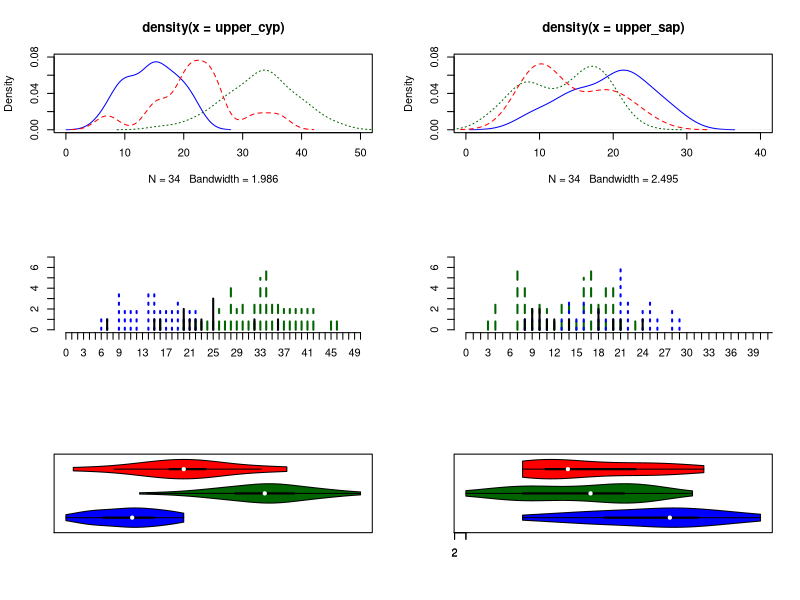
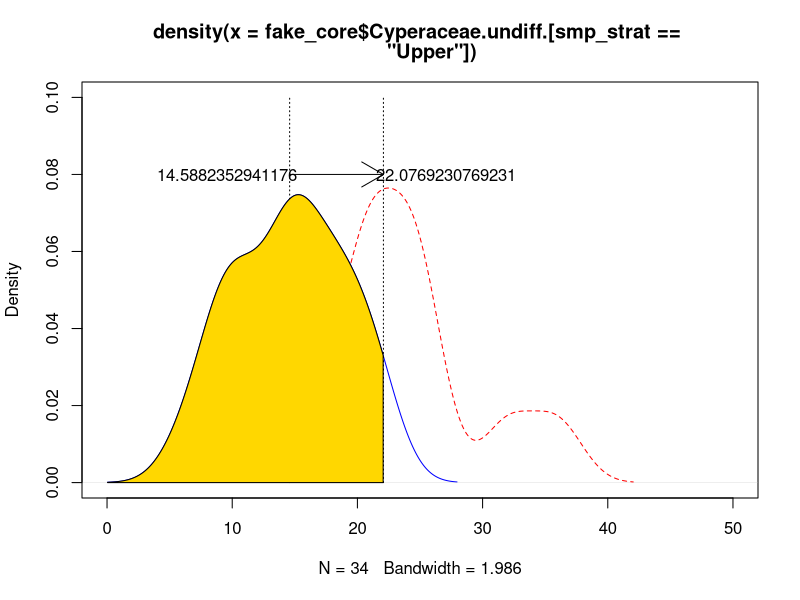
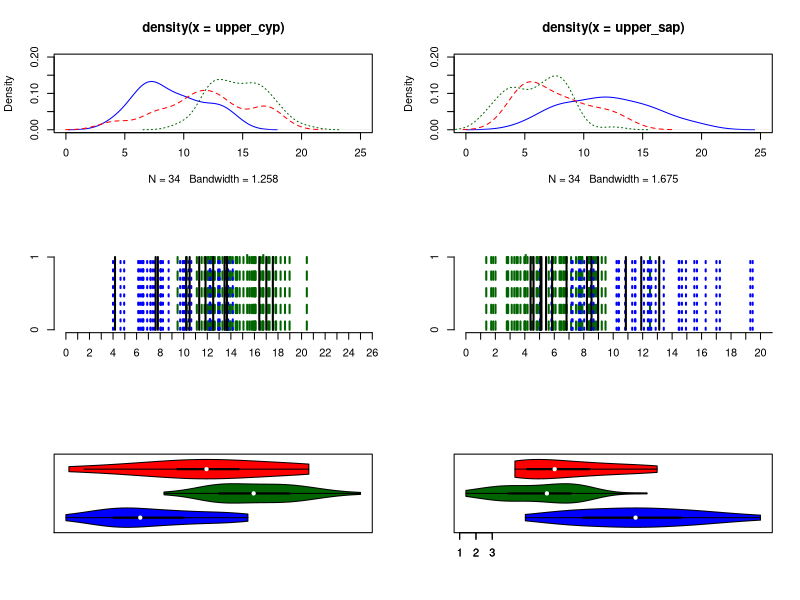

Here is the R script that generated these plots, in order:
## ---- chunk 1
knitr::opts_chunk$set(echo = TRUE)
## ---- chunk 2

fake_core = read.csv("data/Fake_core_plus.csv", header = TRUE, row.names = "depth")

fake_core$stratum

## ---- chunk 3

head(fake_core)

tail(fake_core)

## ---- chunk 4

upper_cyp = fake_core$Cyperaceae.undiff.[fake_core$stratum == "A" |
                                           fake_core$stratum == "B" |
                                           fake_core$stratum == "C"]


lower_cyp = fake_core$Cyperaceae.undiff.[fake_core$stratum == "E" |
                                           fake_core$stratum == "F" |
                                           fake_core$stratum == "G"]

upper_sap = fake_core$Sapotaceae.undiff.[fake_core$stratum == "A" |
                                           fake_core$stratum == "B" |
                                           fake_core$stratum == "C"]

lower_sap = fake_core$Sapotaceae.undiff.[fake_core$stratum == "E" |
                                           fake_core$stratum == "F" |
                                           fake_core$stratum == "G"]

## ---- chunk 5

par(mfrow = c(3, 2))

plot(density(upper_cyp), xlim = c(0,50), ylim = c(0, 0.08), col = "blue")
lines(density(lower_cyp), lty = 3, col = "darkgreen")
lines(density(fake_core$Cyperaceae.undiff.[fake_core$stratum == "D"]), lty = 2, col = "red")

plot(density(upper_sap), xlim = c(0,40), ylim = c(0, 0.08), col = "blue")
lines(density(lower_sap), lty = 3, col = "darkgreen")
lines(density(fake_core$Sapotaceae.undiff.[fake_core$stratum == "D"]), lty =2, col = "red")

plot(0, 0, pch = NA, axes = FALSE, ann = FALSE, xlim = c(0, 50), ylim = c(0, 7))
lines(table(lower_cyp), lty = 2, col = "darkgreen")
lines(table(upper_cyp), lty = 3, col = "blue")
lines(table(fake_core$Cyperaceae.undiff.[fake_core$stratum == "D"]), lty = 1)
axis(1, at = 0:50)
axis(2, at = 0:7)

plot(0, 0, pch = NA, axes = FALSE, ann = FALSE, xlim = c(0, 40), ylim = c(0, 7))
lines(table(lower_sap), lty = 2, col = "darkgreen")
lines(table(upper_sap), lty = 3, col = "blue")
lines(table(fake_core$Sapotaceae.undiff.[fake_core$stratum == "D"]), lty = 1)
axis(1, at = 0:50)
axis(2, at = 0:7)

vioplot::vioplot(upper_cyp, lower_cyp, fake_core$Cyperaceae.undiff.[fake_core$stratum == "D"], 
                 horizontal = TRUE,
                 col = c("blue", "darkgreen", "red"))

vioplot::vioplot(upper_sap, lower_sap, fake_core$Sapotaceae.undiff.[fake_core$stratum == "D"], 
                 horizontal = TRUE,
                 col = c("blue", "darkgreen", "red"))


par(mfrow = c(1,1))

## ---- chunk 6

all_strat = fake_core$stratum

fake_core = fake_core[,-c(ncol(fake_core))] #Here we purge the stratum column so we have a numeric matrix.

smp_strat <- vector("character", length = nrow(fake_core))

smp_strat[all_strat == "A" | all_strat == "B" | all_strat == "C"] = "Upper"

smp_strat[all_strat == "E" | all_strat == "F" | all_strat == "G"] = "Lower"

smp_strat[all_strat == "D"] = "Test"

smp_strat

## ---- chunk 7

plot(density(fake_core$Cyperaceae.undiff.[smp_strat == "Upper"]), xlim = c(0,50), ylim = c(0, 0.10), col = "blue")
lines(density(fake_core$Cyperaceae.undiff.[smp_strat == "Test"]), lty = 2, col = "red")

lines(c(rep(mean(fake_core$Cyperaceae.undiff.[smp_strat == "Upper"]), 2)),
      c(0,0.10),
      lty = 3)

text(mean(fake_core$Cyperaceae.undiff.[smp_strat == "Test"])+5, 0.08, labels = paste0(mean(fake_core$Cyperaceae.undiff.[smp_strat == "Test"])))

lines(c(rep(mean(fake_core$Cyperaceae.undiff.[smp_strat == "Test"]), 2)),
      c(0,0.10),
      lty = 3)

text(mean(fake_core$Cyperaceae.undiff.[smp_strat == "Upper"])-5, 0.08, labels = paste0(mean(fake_core$Cyperaceae.undiff.[smp_strat == "Upper"])))

arrows(mean(fake_core$Cyperaceae.undiff.[smp_strat == "Upper"]), 0.08, mean(fake_core$Cyperaceae.undiff.[smp_strat == "Test"]), 0.08)

#Use custom function from last week.

norm_area = function(dist, value, col = "gray"){
  yt = dist$y[dist$x < value]
  yb = rep(0, length(yt))
  
  x = dist$x[dist$x < value]
  
  
  polygon(c(x, rev(x)), c(yt,yb), col = col)
}

norm_area(density(fake_core$Cyperaceae.undiff.[smp_strat == "Upper"]), mean(fake_core$Cyperaceae.undiff.[smp_strat == "Test"]), col = "gold")


## ---- chunk 8

aov(fake_core$Cyperaceae.undiff.~smp_strat)

## ---- chunk 9

upper.model <- aov(fake_core$Cyperaceae.undiff.[smp_strat == "Test" | smp_strat == "Upper"]~smp_strat[smp_strat == "Test" | smp_strat == "Upper"])

lower.model <- aov(fake_core$Cyperaceae.undiff.[smp_strat == "Test" | smp_strat == "Lower"]~smp_strat[smp_strat == "Test" | smp_strat == "Lower"])

## ---- chunk 10

summary(upper.model)

summary(lower.model)

## ---- chunk 11

fake_pct <- (fake_core[,1:ncol(fake_core)-1] #Take fake_core object, including all rows except the last one (derived by ncol())
             /apply(fake_core[,1:ncol(fake_core)-1],1,sum))*100 #Divide those by the row sums of the same object columns (also derived by ncol())

head(fake_pct)

tail(fake_pct)

## ---- chunk 12

upper_cyp = fake_pct$Cyperaceae.undiff.[all_strat == "A" |
                                           all_strat == "B" |
                                           all_strat == "C"]


lower_cyp = fake_pct$Cyperaceae.undiff.[all_strat == "E" |
                                           all_strat == "F" |
                                           all_strat == "G"]

upper_sap = fake_pct$Sapotaceae.undiff.[all_strat == "A" |
                                           all_strat == "B" |
                                           all_strat == "C"]

lower_sap = fake_pct$Sapotaceae.undiff.[all_strat == "E" |
                                           all_strat == "F" |
                                           all_strat == "G"]

#Three plots showing different ways to assess differences in distributions.

par(mfrow = c(3, 2))

plot(density(upper_cyp), xlim = c(0,25), ylim = c(0, 0.20), col = "blue")
lines(density(lower_cyp), lty = 3, col = "darkgreen")
lines(density(fake_pct$Cyperaceae.undiff.[all_strat == "D"]), lty = 2, col = "red")

plot(density(upper_sap), xlim = c(0,25), ylim = c(0, 0.20), col = "blue")
lines(density(lower_sap), lty = 3, col = "darkgreen")
lines(density(fake_pct$Sapotaceae.undiff.[all_strat == "D"]), lty =2, col = "red")

plot(0, 0, pch = NA, axes = FALSE, ann = FALSE, xlim = c(0, 25), ylim = c(0, 1))
lines(table(lower_cyp), lty = 2, col = "darkgreen")
lines(table(upper_cyp), lty = 3, col = "blue")
lines(table(fake_pct$Cyperaceae.undiff.[all_strat == "D"]), lty = 1)
axis(1, at = 0:50)
axis(2, at = 0:1)

plot(0, 0, pch = NA, axes = FALSE, ann = FALSE, xlim = c(0, 20), ylim = c(0, 1))
lines(table(lower_sap), lty = 2, col = "darkgreen")
lines(table(upper_sap), lty = 3, col = "blue")
lines(table(fake_pct$Sapotaceae.undiff.[all_strat == "D"]), lty = 1)
axis(1, at = 0:50)
axis(2, at = 0:1)

vioplot::vioplot(upper_cyp, lower_cyp, fake_pct$Cyperaceae.undiff.[all_strat == "D"], 
                 horizontal = TRUE,
                 col = c("blue", "darkgreen", "red"))

vioplot::vioplot(upper_sap, lower_sap, fake_pct$Sapotaceae.undiff.[all_strat == "D"], 
                 horizontal = TRUE,
                 col = c("blue", "darkgreen", "red"))


par(mfrow = c(1,1))
